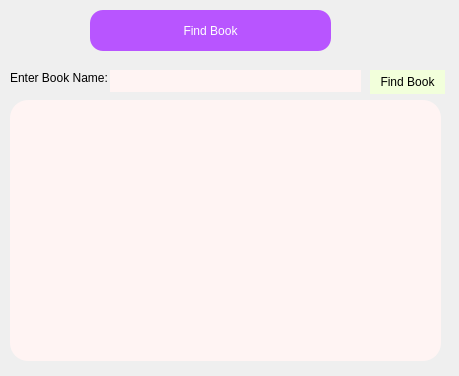
<?xml version="1.0" encoding="UTF-8"?>
<ui version="4.0">
 <class>FindBook</class>
 <widget class="QDialog" name="FindBook">
  <property name="geometry">
   <rect>
    <x>0</x>
    <y>0</y>
    <width>459</width>
    <height>376</height>
   </rect>
  </property>
  <property name="windowTitle">
   <string>Find book</string>
  </property>
  <widget class="QLabel" name="BookName">
   <property name="geometry">
    <rect>
     <x>10</x>
     <y>70</y>
     <width>101</width>
     <height>16</height>
    </rect>
   </property>
   <property name="text">
    <string>Enter Book Name:</string>
   </property>
  </widget>
  <widget class="QLineEdit" name="txtBookName">
   <property name="geometry">
    <rect>
     <x>110</x>
     <y>70</y>
     <width>251</width>
     <height>22</height>
    </rect>
   </property>
   <property name="styleSheet">
    <string notr="true">background-color: rgb(255, 244, 243);
border-radius:18%;
</string>
   </property>
  </widget>
  <widget class="QPushButton" name="btnFind">
   <property name="geometry">
    <rect>
     <x>370</x>
     <y>70</y>
     <width>75</width>
     <height>24</height>
    </rect>
   </property>
   <property name="styleSheet">
    <string notr="true">QPushButton{
background-color: rgb(242, 255, 219);

font: 350 9pt &quot;Segoe UI Variable Text Semiligh&quot;;

border-radius:20%;
border:2px;
font: 12pt &quot;Segoe UI&quot;;
}
QPushButton:hover{
        background-color: rgb(255, 231, 212)
}
</string>
   </property>
   <property name="text">
    <string>Find Book</string>
   </property>
  </widget>
  <widget class="QTableView" name="tableView">
   <property name="geometry">
    <rect>
     <x>10</x>
     <y>100</y>
     <width>431</width>
     <height>261</height>
    </rect>
   </property>
   <property name="styleSheet">
    <string notr="true">background-color: rgb(255, 244, 243);
border-radius:18%;
</string>
   </property>
  </widget>
  <widget class="QLabel" name="label_6">
   <property name="geometry">
    <rect>
     <x>90</x>
     <y>10</y>
     <width>241</width>
     <height>41</height>
    </rect>
   </property>
   <property name="styleSheet">
    <string notr="true">font: 20pt &quot;Arial&quot;;
color:white;
background-color:rgb(184, 85, 255);
border-radius:13%;</string>
   </property>
   <property name="text">
    <string>Find Book</string>
   </property>
   <property name="alignment">
    <set>Qt::AlignCenter</set>
   </property>
  </widget>
 </widget>
 <resources/>
 <connections/>
</ui>
